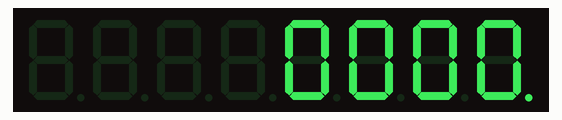
Recording of a sketch running on a simulated Arduino Uno, built with avr-gcc and run on an emulated ATmega328P. On the bench: 8-digit seven-segment display.

Above: at 0.01 s.
At 4.93 s:
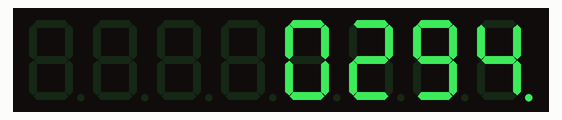
At 9.96 s:
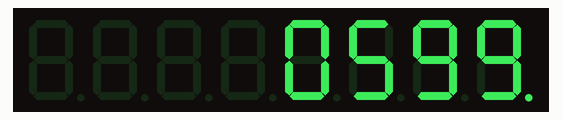
At 19.91 s:
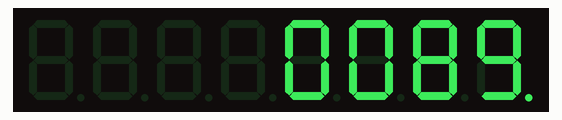
At 29.75 s:
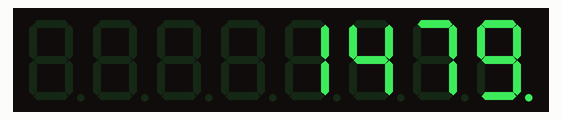
At 39.92 s:
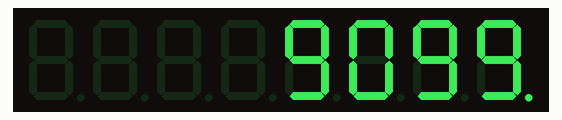

The sketch:

LEDSegmentsWithMAX72xxTest.ino
```cpp
/*
Library used: http://playground.arduino.cc/Main/LedControl

HW used:
Arduino:      http://www.pololu.com/product/3101
LED Segment:  https://www.sparkfun.com/products/11405
Driver IC:    https://www.sparkfun.com/products/9622

Reference:    http://playground.arduino.cc/Main/MAX72XXHardware

MAX7219 / MAX7221 IC Pinout:

| 24  23  .  .  .  14  13
)
| 1   2   .  .  .  11  12


Wiring for: A* pin  -> MAX72xx pin

GND       4
GND       9
2         1  (DIN)
8        13  (CLK
9        12  (LOAD (CS))

Wiring for: MAX72xx pin  ->  LED 4 Segment pin
2       12    digit 0
11       9    digit 1
6        8    digit 2
7        6    digit 3
22       3    Decimal Point
14      13    seg a
16      7     seg b
20      4     seg c
23      2     seg d
21      1     seg e
15      10    seg f
17      5     seg g

Passive components wiring:

9  -> 100nf -> 19  (capacitor)
9  -> 10uf  -> 19  (electrolytic capacitor)
18 -> 330k  -> +ve (resistor, used to current limit the IC output to the LED's)
19 -> +ve

*/
#include "LedControl.h"

#define SEGMENT_COUNT  4
#define MAX72XX_COUNT  1
#define DATA_PIN       2
#define CLK_PIN        8
#define LOAD_PIN       9

#define DELAY_TIME      50
LedControl lc = LedControl(DATA_PIN, CLK_PIN, LOAD_PIN, MAX72XX_COUNT);

void setup() {
  /*
   The MAX72XX is in power-saving mode on startup,
   we have to do a wakeup call
   */
  lc.shutdown(0, false);
  /* Set the brightness */
  lc.setIntensity(0, 15);
  /* and clear the display */
  lc.clearDisplay(0);
}

void displayTime(unsigned long time) {
  for (int i = 0; i < SEGMENT_COUNT ; i++) {
    int d = ( time % (int)pow(10, SEGMENT_COUNT - i)  ) / pow(10, SEGMENT_COUNT - i - 1);
    lc.setDigit(0, i, d, i==0);
  }
  delay(DELAY_TIME);
  lc.clearDisplay(0);
}

void loop() {
  displayTime(millis());
}
```
